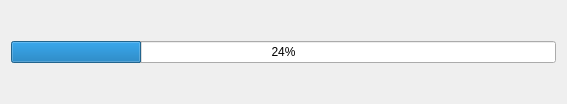
<?xml version="1.0" encoding="UTF-8"?>
<ui version="4.0">
 <class>Progress</class>
 <widget class="QDialog" name="Progress">
  <property name="geometry">
   <rect>
    <x>0</x>
    <y>0</y>
    <width>567</width>
    <height>104</height>
   </rect>
  </property>
  <property name="windowTitle">
   <string>Progress</string>
  </property>
  <property name="modal">
   <bool>true</bool>
  </property>
  <layout class="QVBoxLayout" name="verticalLayout">
   <item>
    <spacer name="verticalSpacer">
     <property name="orientation">
      <enum>Qt::Vertical</enum>
     </property>
     <property name="sizeHint" stdset="0">
      <size>
       <width>20</width>
       <height>40</height>
      </size>
     </property>
    </spacer>
   </item>
   <item>
    <widget class="QProgressBar" name="bar">
     <property name="value">
      <number>24</number>
     </property>
    </widget>
   </item>
   <item>
    <spacer name="verticalSpacer_2">
     <property name="orientation">
      <enum>Qt::Vertical</enum>
     </property>
     <property name="sizeHint" stdset="0">
      <size>
       <width>20</width>
       <height>40</height>
      </size>
     </property>
    </spacer>
   </item>
  </layout>
 </widget>
 <resources/>
 <connections/>
</ui>
